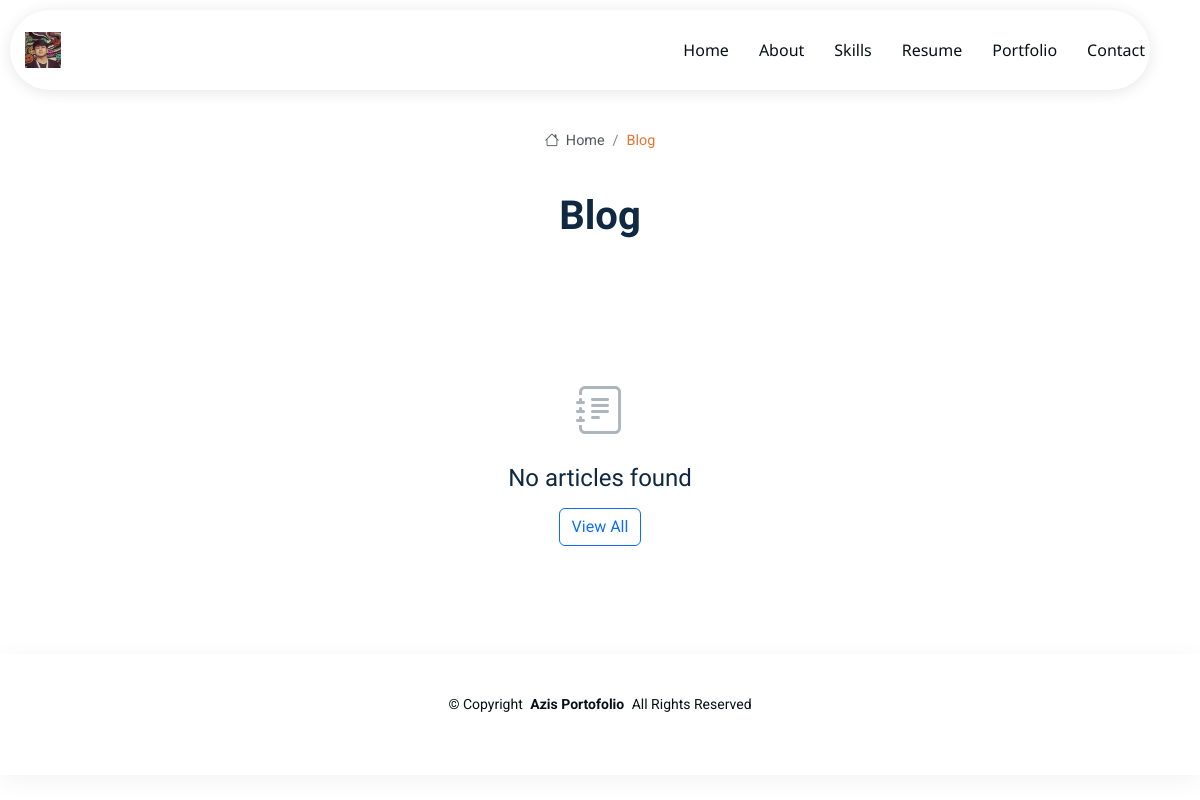
Screenshot of /blog.php with the database file from the repository.
### tables this page shows
CREATE TABLE `settings` (
  `id` bigint(20) UNSIGNED NOT NULL,
  `website_name` varchar(150) DEFAULT NULL,
  `logo` varchar(255) DEFAULT NULL,
  `favicon` varchar(255) DEFAULT NULL,
  `owner_name` varchar(150) DEFAULT NULL,
  `owner_profession` varchar(150) DEFAULT NULL,
  `owner_photo` varchar(255) DEFAULT NULL,
  `email` varchar(150) DEFAULT NULL,
  `phone` varchar(50) DEFAULT NULL,
  `address` varchar(255) DEFAULT NULL,
  `github` varchar(255) DEFAULT NULL,
  `linkedin` varchar(255) DEFAULT NULL,
  `instagram` varchar(255) DEFAULT NULL,
  `facebook` varchar(255) DEFAULT NULL,
  `x` varchar(255) DEFAULT NULL,
  `youtube` varchar(255) DEFAULT NULL,
  `meta_title` varchar(200) DEFAULT NULL,
  `meta_description` varchar(500) DEFAULT NULL,
  `google_verification` varchar(255) DEFAULT NULL,
  `default_dark_mode` tinyint(1) DEFAULT 0,
  `maintenance_mode` tinyint(1) DEFAULT 0,
  `created_at` timestamp NOT NULL DEFAULT current_timestamp(),
  `updated_at` timestamp NOT NULL DEFAULT current_timestamp() ON UPDATE current_timestamp()
);

### includes/functions.php (called while the page is built, shortened)
<?php
require_once __DIR__ . '/database.php';
function e($value): string
{
    return htmlspecialchars((string) $value, ENT_QUOTES, 'UTF-8');
}
function url(string $path = ''): string
{
    return BASE_URL . '/' . ltrim($path, '/');
}
function getSettings(): array
{
    $stmt = db()->prepare('SELECT * FROM settings WHERE id = 1 LIMIT 1');
    $stmt->execute();
    return $stmt->fetch() ?: [];
}

### includes/database.php (called while the page is built, shortened)
<?php
function db(): PDO
{
    static $pdo = null;
    if ($pdo === null) {
        $dsn = 'mysql:host=' . DB_HOST . ';dbname=' . DB_NAME . ';charset=' . DB_CHARSET;
        $options = [
            PDO::ATTR_ERRMODE            => PDO::ERRMODE_EXCEPTION,
            PDO::ATTR_DEFAULT_FETCH_MODE => PDO::FETCH_ASSOC,
            PDO::ATTR_EMULATE_PREPARES   => false,
        ];
        try {
            $pdo = new PDO($dsn, DB_USER, DB_PASS, $options);
        } catch (PDOException $e) {
            error_log('Database connection failed: ' . $e->getMessage());
            http_response_code(500);
            exit('Koneksi database gagal. Silakan periksa konfigurasi.');
        }
    }
    return $pdo;
}

### blog.php (the view, shortened to what this page needs)
<?php
require_once __DIR__ . '/includes/functions.php';
$currentPage = 'blog';
$pdo = db();
$page = max(1, (int) ($_GET['page'] ?? 1));
$perPage = PAGE_SIZE;
$offset = ($page - 1) * $perPage;
$where = "WHERE status = 'published'";
$params = [];
$stmt = $pdo->prepare("SELECT * FROM blogs $where ORDER BY id DESC LIMIT $perPage OFFSET $offset");
$stmt->execute($params);
$blogs = $stmt->fetchAll();
?>
<!DOCTYPE html>
<html lang="en">
<head>
    <link href="assets/vendor/bootstrap/css/bootstrap.min.css" rel="stylesheet">
    <link href="assets/vendor/bootstrap-icons/bootstrap-icons.css" rel="stylesheet">
    <link href="assets/vendor/aos/aos.css" rel="stylesheet">
    <link href="assets/vendor/glightbox/css/glightbox.min.css" rel="stylesheet">
    <link href="assets/vendor/swiper/swiper-bundle.min.css" rel="stylesheet">
    <link href="assets/css/main.css" rel="stylesheet">
</head>
<body class="blog-page">
    <?php include __DIR__ . '/includes/navbar.php'; ?>
    <main class="main">
        <div class="page-title">
            <div class="breadcrumbs">
                <nav aria-label="breadcrumb">
                    <ol class="breadcrumb">
                        <li class="breadcrumb-item"><a href="<?= url('index.php') ?>"><i class="bi bi-house"></i>
                                Home</a></li>
                        <li class="breadcrumb-item active current">Blog</li>
                    </ol>
                </nav>
            </div>
            <div class="title-wrapper">
                <h1>Blog</h1>
            </div>
        </div>
        <section class="blog section">
            <div class="container" data-aos="fade-up">
                <?php if (!$blogs): ?>
                <div class="text-center py-5">
                    <i class="bi bi-journal-text" style="font-size:3rem;color:#adb5bd;"></i>
                    <h4 class="mt-3">No articles found</h4>
                    <a href="<?= url('blog.php') ?>" class="btn btn-outline-primary mt-2">View All</a>
                </div>
                <?php endif; ?>
            </div>
        </section>
    </main>
    <?php include __DIR__ . '/includes/site-footer.php'; ?>
</body>
</html>

### includes/navbar.php (shortened to what this page needs)
<?php
require_once __DIR__ . '/functions.php';
$settings = getSettings();
$siteName = $settings['website_name'] ?? 'My Portfolio';
?>
<header id="header" class="header d-flex align-items-center sticky-top">
    <div
        class="header-container container-fluid container-xl position-relative d-flex align-items-center justify-content-between">
        <a href="<?= url('index.php') ?>" class="logo d-flex align-items-center me-auto me-xl-0">
            <?php if (!empty($settings['logo'])): ?>
            <img src="<?= url('uploads/settings/' . $settings['logo']) ?>" alt="<?= e($siteName) ?>">
            <?php else: ?>
            <h1 class="sitename"><?= e($siteName) ?></h1>
            <?php endif; ?>
        </a>
        <nav id="navmenu" class="navmenu">
            <ul>
                <li><a href="<?= url('index.php') ?>#hero"
                        class="<?= ($currentPage ?? 'home') === 'home' ? 'active' : '' ?>">Home</a></li>
                <li><a href="<?= url('index.php') ?>#about">About</a></li>
                <li><a href="<?= url('index.php') ?>#skills"
                        class="<?= ($currentPage ?? '') === 'skills' ? 'active' : '' ?>">Skills</a></li>
                <li><a href="<?= url('index.php') ?>#resume">Resume</a></li>
                <li><a href="<?= url('index.php') ?>#portfolio">Portfolio</a></li>
                <li><a href="<?= url('index.php') ?>#contact">Contact</a></li>
            </ul>
        </nav>
    </div>
</header>

### includes/site-footer.php (shortened to what this page needs)
<?php
require_once __DIR__ . '/functions.php';
$settings = getSettings();
$siteName = $settings['website_name'] ?? 'My Portfolio';
?>
<footer id="footer" class="footer">
    <div class="container">
        <div class="copyright text-center">
            <p>© <span>Copyright</span> <strong class="px-1 sitename"><?= e($siteName) ?></strong> <span>All Rights
                    Reserved</span></p>
        </div>
    </div>
</footer>

### assets/css/main.css (style rules this page uses)
:root { --default-font: "Roboto", system-ui, -apple-system, "Segoe UI", Roboto, "Helvetica Neue", Arial, "Noto Sans", "Liberation Sans", sans-serif, "Apple Color Emoji", "Segoe UI Emoji", "Segoe UI Symbol", "Noto Color Emoji"; --heading-font: "Questrial", sans-serif; --nav-font: "Noto Sans", sans-serif; }
:root { --background-color: #ffffff; --default-color: #0a0f14; --heading-color: #0f2943; --accent-color: #e87532; --surface-color: #ffffff; --contrast-color: #ffffff; }
:root { --nav-color: #0a0f14; --nav-hover-color: #e87532; --nav-mobile-background-color: #ffffff; --nav-dropdown-background-color: #ffffff; --nav-dropdown-color: #0a0f14; --nav-dropdown-hover-color: #e87532; }
:root { scroll-behavior: smooth; }
body { color: var(--default-color); background-color: var(--background-color); font-family: var(--default-font); }
a { color: var(--accent-color); text-decoration: none; transition: 0.3s; }
h1, h2, h3, h4, h5, h6 { color: var(--heading-color); font-family: var(--heading-font); }
.header { color: var(--default-color); background-color: var(--background-color); padding: 20px 0; transition: all 0.5s; z-index: 997; }
.header .header-container { background: var(--surface-color); border-radius: 50px; padding: 5px 25px; box-shadow: 0px 2px 15px rgba(0, 0, 0, 0.1); }
.header .logo { line-height: 1; }
.header .logo img { max-height: 36px; margin-right: 8px; }
@media (max-width: 1200px) { .header { padding-top: 10px; } }
@media (max-width: 1200px) { .header .header-container { margin-left: 10px; margin-right: 10px; padding: 10px 5px 10px 15px; } }
@media (max-width: 1200px) { .header .logo { order: 1; } }
@media (max-width: 1200px) { .header .navmenu { order: 3; } }
@media (min-width: 1200px) { .navmenu { padding: 0; } }
@media (min-width: 1200px) { .navmenu ul { margin: 0; padding: 0; display: flex; list-style: none; align-items: center; } }
@media (min-width: 1200px) { .navmenu li { position: relative; } }
@media (min-width: 1200px) { .navmenu a, .navmenu a:focus { color: var(--nav-color); padding: 18px 15px; font-size: 16px; font-family: var(--nav-font); font-weight: 400; display: flex; align-items: center; justify-content: space-between; white-space: nowrap; transition: 0.3s; } }
@media (min-width: 1200px) { .navmenu li:last-child a { padding-right: 0; } }
.footer { color: var(--default-color); background-color: var(--background-color); font-size: 14px; padding: 40px 0; position: relative; box-shadow: 0 5px 25px rgba(0, 0, 0, 0.05); }
.footer .copyright p { margin-bottom: 0; }
.page-title { text-align: center; padding: 20px 0; }
.page-title .breadcrumbs { margin-bottom: 1.5rem; }
.page-title .breadcrumbs .breadcrumb { justify-content: center; margin: 0; padding: 0; background: none; }
.page-title .breadcrumbs .breadcrumb .breadcrumb-item { font-size: 0.9rem; color: color-mix(in srgb, var(--default-color), transparent 30%); }
.page-title .breadcrumbs .breadcrumb .breadcrumb-item.active { color: var(--accent-color); }
.page-title .breadcrumbs .breadcrumb .breadcrumb-item a { color: inherit; text-decoration: none; transition: color 0.3s ease; }
.page-title .breadcrumbs .breadcrumb .breadcrumb-item a i { font-size: 0.9rem; margin-right: 0.2rem; }
.page-title .breadcrumbs .breadcrumb .breadcrumb-item + .breadcrumb-item::before { color: color-mix(in srgb, var(--default-color), transparent 50%); }
.page-title .title-wrapper { max-width: 800px; margin: 0 auto; padding: 1rem 0; }
.page-title .title-wrapper h1 { font-size: 2.5rem; margin-bottom: 1rem; font-weight: 700; color: var(--heading-color); }
section, .section { color: var(--default-color); background-color: var(--background-color); padding: 60px 0; scroll-margin-top: 90px; overflow: clip; }

### rows the page displays
settings: logo (picture), website_name "Azis Portofolio"
